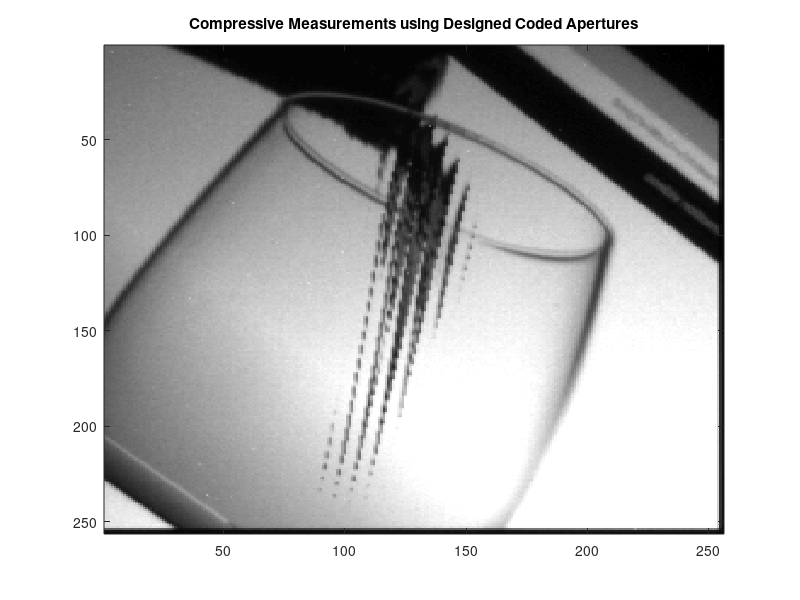

The MATLAB source for this figure: (Note: this script raises an error after producing the figure.)
% Created by: Ph.D Nelson Eduardo Díaz Díaz
% Post-doctorador Pontíficia Universidad Católica de Valparaíso (PUCV)
% Date: 17 May 2021

% Solution using The 3-D N2-Queens problem
clear;
close all
clc
addpath(genpath('./utils'));
addpath(genpath('./results'));
addpath(genpath('./CodedApertureDesignOptimal'));
addpath(genpath('./dataset'))
addpath(genpath('./Reconstruction'))

%profile on
N = 256;  % spatial size


load('wine.mat') % real measurements
Y = measO_roi;
mask = opt_mask;
%Y = sampling(data,mask,N); % compute compressive measurements with designed mask
figure(1)
imagesc(Y), title('Compressive Measurements using Designed Coded Apertures')
colormap('gray')

[J] = increaseExposure(Y,mask,N);

% Reconstruction using designed coded apertures
[Xrec] = interpolation(J);
disp('Interpolation of Temporal Rolling Shutter Compressive Measurements Captured using Designed Coded Apertures')
%[p,s,r] = metrics(data,Xrec);

implay(Xrec./max(Xrec(:))),title('Interpolation with Designed Coded Apertures')

Y = measR_roi;
mask = rnd_mask;

figure(2)
imagesc(Y), title('Compressive Measurements using Random Coded Apertures')
colormap('gray')

[J] = increaseExposure(Y,mask,N);
% Reconstruction using random coded apertures
[Xrec] = interpolation(J);
disp('Interpolation of Temporal Rolling Shutter Compressive Measurements Captured using Random Coded Apertures')
%[p,s,r] = metrics(data,Xrec);
implay(Xrec./max(Xrec(:))),title('Interpolation with Random Coded Apertures')
